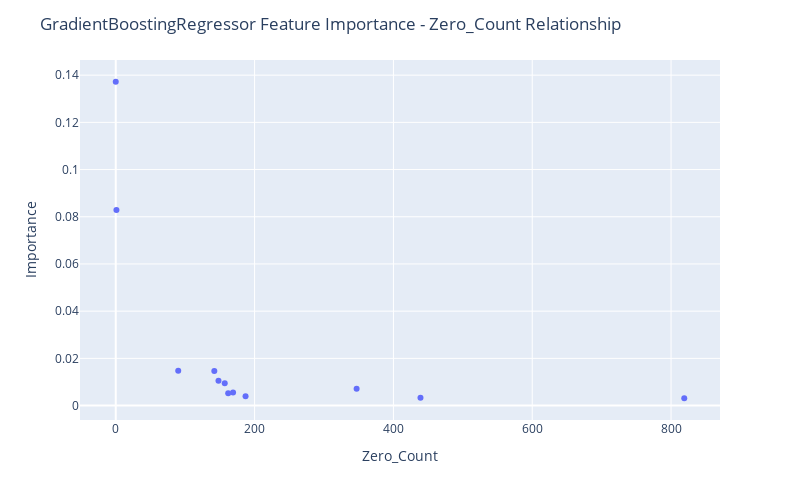

Notebook source saved alongside this figure:
### Code cell
fig = px.scatter(df_merged[~df_merged["Feature Name"].str.contains("Output")], x="Zero_Count", y="Importance",
                hover_data=["Feature Name"])

fig.update_layout(
    autosize=False,
    width=800,
    height=500,
    title_text=f"GradientBoostingRegressor Feature Importance - Zero_Count Relationship",
)

fig.show()

### Figure 1 — Plotly figure (JSON) as saved in the notebook; plotly's stock layout.template omitted (floating-point values rounded to 4 significant figures)
{"data": [{"customdata": [["Input 01"], ["Input 06"], ["Input 04"], ["Input 12"], ["Input 09"], ["Input 05"], ["Input 10"], ["Input 11"], ["Input 07"], ["Input 03"], ["Input 08"], ["Input 02"]], "hovertemplate": "Zero_Count=%{x}<br>Importance=%{y}<br>Feature Name=%{customdata[0]}<extra></extra>", "legendgroup": "", "marker": {"color": "#636efa", "symbol": "circle"}, "mode": "markers", "name": "", "orientation": "v", "showlegend": false, "type": "scatter", "x": [0, 1, 90, 142, 148, 157, 347, 169, 162, 187, 439, 819], "xaxis": "x", "y": [0.1372, 0.0829, 0.01475, 0.01466, 0.01049, 0.009471, 0.007171, 0.005563, 0.005216, 0.003984, 0.003285, 0.003096], "yaxis": "y"}], "layout": {"autosize": false, "height": 500, "legend": {"tracegroupgap": 0}, "margin": {"t": 60}, "title": {"text": "GradientBoostingRegressor Feature Importance - Zero_Count Relationship"}, "width": 800, "xaxis": {"anchor": "y", "autorange": true, "domain": [0, 1], "range": [-51.5, 870.5], "title": {"text": "Zero_Count"}, "type": "linear"}, "yaxis": {"anchor": "x", "autorange": true, "domain": [0, 1], "range": [-0.00612, 0.1464], "title": {"text": "Importance"}, "type": "linear"}}}
